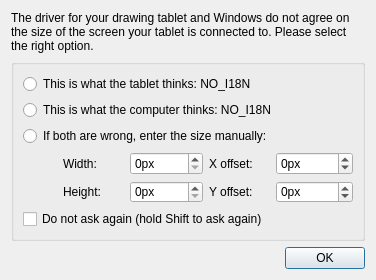
<?xml version="1.0" encoding="utf-8"?>
<ui version="4.0">
 <author>
    SPDX-FileCopyrightText: none
    SPDX-License-Identifier: GPL-3.0-or-later
  </author>
 <class>KisScreenSizeChoiceDialog</class>
 <widget class="QDialog" name="KisScreenSizeChoiceDialog">
  <property name="geometry">
   <rect>
    <x>0</x>
    <y>0</y>
    <width>376</width>
    <height>280</height>
   </rect>
  </property>
  <property name="windowTitle">
   <string>Choose screen resolution</string>
  </property>
  <layout class="QVBoxLayout" name="verticalLayout_3">
   <item>
    <widget class="QLabel" name="lblTitleMessage">
     <property name="text">
      <string>&lt;html&gt;&lt;head/&gt;&lt;body&gt;&lt;p&gt;The driver for your  drawing tablet and Windows do not agree on the size of the screen your tablet is connected to. Please select the right option.&lt;/p&gt;&lt;/body&gt;&lt;/html&gt;</string>
     </property>
     <property name="wordWrap">
      <bool>true</bool>
     </property>
    </widget>
   </item>
   <item>
    <widget class="QGroupBox" name="groupBox">
     <property name="title">
      <string/>
     </property>
     <layout class="QVBoxLayout" name="verticalLayout_2">
      <item>
       <widget class="QRadioButton" name="radioWintab">
        <property name="text">
         <string notr="true">This is what the tablet thinks: NO_I18N</string>
        </property>
       </widget>
      </item>
      <item>
       <widget class="QRadioButton" name="radioQt">
        <property name="text">
         <string notr="true">This is what the computer thinks: NO_I18N</string>
        </property>
       </widget>
      </item>
      <item>
       <layout class="QVBoxLayout" name="verticalLayout">
        <item>
         <widget class="QRadioButton" name="radioManual">
          <property name="text">
           <string>If both are wrong, enter the size manually:</string>
          </property>
         </widget>
        </item>
        <item>
         <layout class="QGridLayout" name="gridLayout">
          <item column="0" row="0" rowspan="2">
           <spacer name="horizontalSpacer">
            <property name="orientation">
             <enum>Qt::Horizontal</enum>
            </property>
            <property name="sizeType">
             <enum>QSizePolicy::Fixed</enum>
            </property>
            <property name="sizeHint" stdset="0">
             <size>
              <width>40</width>
              <height>20</height>
             </size>
            </property>
           </spacer>
          </item>
          <item column="1" row="0">
           <widget class="QLabel" name="lblWidth">
            <property name="text">
             <string>Width:</string>
            </property>
           </widget>
          </item>
          <item column="2" row="0">
           <widget class="QSpinBox" name="intWidth">
            <property name="suffix">
             <string>px</string>
            </property>
            <property name="maximum">
             <number>10000</number>
            </property>
           </widget>
          </item>
          <item column="3" row="0">
           <widget class="QLabel" name="lblXOffset">
            <property name="text">
             <string>X offset:</string>
            </property>
           </widget>
          </item>
          <item column="4" row="0">
           <widget class="QSpinBox" name="intXOffset">
            <property name="suffix">
             <string>px</string>
            </property>
            <property name="minimum">
             <number>-10000</number>
            </property>
            <property name="maximum">
             <number>10000</number>
            </property>
           </widget>
          </item>
          <item column="1" row="1">
           <widget class="QLabel" name="lblHeight">
            <property name="text">
             <string>Height:</string>
            </property>
           </widget>
          </item>
          <item column="2" row="1">
           <widget class="QSpinBox" name="intHeight">
            <property name="suffix">
             <string>px</string>
            </property>
            <property name="maximum">
             <number>10000</number>
            </property>
           </widget>
          </item>
          <item column="3" row="1">
           <widget class="QLabel" name="lblYOffset">
            <property name="text">
             <string>Y offset:</string>
            </property>
           </widget>
          </item>
          <item column="4" row="1">
           <widget class="QSpinBox" name="intYOffset">
            <property name="suffix">
             <string>px</string>
            </property>
            <property name="minimum">
             <number>-10000</number>
            </property>
            <property name="maximum">
             <number>10000</number>
            </property>
           </widget>
          </item>
         </layout>
        </item>
       </layout>
      </item>
      <item>
       <widget class="QCheckBox" name="chkRememberSetting">
        <property name="text">
         <string>Do not ask again (hold Shift to ask again)</string>
        </property>
       </widget>
      </item>
      <item>
       <spacer name="verticalSpacer">
        <property name="orientation">
         <enum>Qt::Vertical</enum>
        </property>
        <property name="sizeHint" stdset="0">
         <size>
          <width>20</width>
          <height>40</height>
         </size>
        </property>
       </spacer>
      </item>
     </layout>
    </widget>
   </item>
   <item>
    <widget class="QDialogButtonBox" name="buttonBox">
     <property name="orientation">
      <enum>Qt::Horizontal</enum>
     </property>
     <property name="standardButtons">
      <set>QDialogButtonBox::Ok</set>
     </property>
    </widget>
   </item>
  </layout>
 </widget>
 <resources/>
 <connections>
  <connection>
   <sender>buttonBox</sender>
   <signal>accepted()</signal>
   <receiver>KisScreenSizeChoiceDialog</receiver>
   <slot>accept()</slot>
   <hints>
    <hint type="sourcelabel">
     <x>248</x>
     <y>254</y>
    </hint>
    <hint type="destinationlabel">
     <x>157</x>
     <y>274</y>
    </hint>
   </hints>
  </connection>
  <connection>
   <sender>buttonBox</sender>
   <signal>rejected()</signal>
   <receiver>KisScreenSizeChoiceDialog</receiver>
   <slot>reject()</slot>
   <hints>
    <hint type="sourcelabel">
     <x>316</x>
     <y>260</y>
    </hint>
    <hint type="destinationlabel">
     <x>286</x>
     <y>274</y>
    </hint>
   </hints>
  </connection>
 </connections>
</ui>
